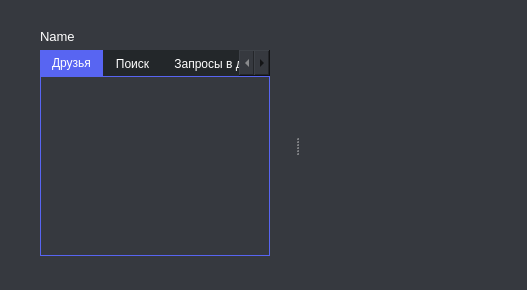
<?xml version="1.0" encoding="UTF-8"?>
<ui version="4.0">
 <class>MainWindow</class>
 <widget class="QMainWindow" name="MainWindow">
  <property name="windowModality">
   <enum>Qt::WindowModal</enum>
  </property>
  <property name="geometry">
   <rect>
    <x>0</x>
    <y>0</y>
    <width>527</width>
    <height>290</height>
   </rect>
  </property>
  <property name="windowTitle">
   <string>Мессенджер</string>
  </property>
  <property name="styleSheet">
   <string notr="true">background-color: #212121;</string>
  </property>
  <widget class="QWidget" name="centralwidget">
   <property name="sizePolicy">
    <sizepolicy hsizetype="Expanding" vsizetype="Expanding">
     <horstretch>0</horstretch>
     <verstretch>0</verstretch>
    </sizepolicy>
   </property>
   <property name="styleSheet">
    <string notr="true">background-color: #36393f;</string>
   </property>
   <layout class="QFormLayout" name="formLayout">
    <item row="1" column="1">
     <widget class="QSplitter" name="splitter">
      <property name="sizePolicy">
       <sizepolicy hsizetype="Expanding" vsizetype="Expanding">
        <horstretch>0</horstretch>
        <verstretch>0</verstretch>
       </sizepolicy>
      </property>
      <property name="orientation">
       <enum>Qt::Horizontal</enum>
      </property>
      <widget class="QWidget" name="layoutWidget">
       <layout class="QVBoxLayout" name="verticalLayout" stretch="0,0,0">
        <property name="leftMargin">
         <number>25</number>
        </property>
        <property name="rightMargin">
         <number>25</number>
        </property>
        <property name="bottomMargin">
         <number>25</number>
        </property>
        <item>
         <widget class="QLabel" name="users">
          <property name="text">
           <string/>
          </property>
         </widget>
        </item>
        <item>
         <widget class="QLabel" name="welcome">
          <property name="font">
           <font>
            <pointsize>10</pointsize>
           </font>
          </property>
          <property name="styleSheet">
           <string notr="true">color: #fff;</string>
          </property>
          <property name="text">
           <string>Name</string>
          </property>
         </widget>
        </item>
        <item>
         <widget class="QTabWidget" name="tabWidget">
          <property name="styleSheet">
           <string notr="true">QTabWidget::pane {
border: 1px solid #5865f2;
color: #fff;
}

QTabBar::tab:selected{
background-color: #5865f2;
}

QTabBar::tab{
color: #fff;
background-color: #23272a;
}</string>
          </property>
          <property name="currentIndex">
           <number>0</number>
          </property>
          <widget class="QWidget" name="tab">
           <attribute name="title">
            <string>Друзья</string>
           </attribute>
           <layout class="QVBoxLayout" name="verticalLayout_3">
            <item>
             <widget class="QListWidget" name="profiles">
              <property name="styleSheet">
               <string notr="true">QListWidget{
border: 0px solid #212121;
}

QListWiget::item:hover{
background-color: #393c42;
}


 QScrollBar:vertical {
     background: transparent;
     width: 15px;
     margin: 22px 0 22px 0;
 }
 QScrollBar::handle:vertical {
     background: #4a4d52;
     max-width: 2px;
     min-height: 40px;
	border-radius: 5%;
 }
 QScrollBar::add-line:vertical {
     background: transparent;
    max-height: 0px;

 }

 QScrollBar::sub-line:vertical {
     background: transparent;
	max-height: 0px;

 }


 QScrollBar::add-page:vertical, QScrollBar::sub-page:vertical {
     background: none;
 }


  QScrollBar:horizontal {
     background: transparent;
     width: 15px;
     margin: 22px 0 22px 0;
 }
 QScrollBar::handle:horizontal {
     background: #4a4d52;
     max-width: 2px;
     min-height: 40px;
	border-radius: 5%;
 }
 QScrollBar::add-line:horizontal {
     background: transparent;
    max-height: 0px;

 }

 QScrollBar::sub-line:horizontal {
     background: transparent;
	max-height: 0px;

 }


 QScrollBar::add-page:horizontal, QScrollBar::sub-page:horizontal {
     background: none;
 }
</string>
              </property>
              <property name="sortingEnabled">
               <bool>false</bool>
              </property>
             </widget>
            </item>
           </layout>
          </widget>
          <widget class="QWidget" name="tab_5">
           <attribute name="title">
            <string>Поиск</string>
           </attribute>
           <layout class="QVBoxLayout" name="verticalLayout_8">
            <item>
             <layout class="QVBoxLayout" name="verticalLayout_9">
              <item>
               <layout class="QVBoxLayout" name="verticalLayout_2">
                <item>
                 <layout class="QHBoxLayout" name="horizontalLayout">
                  <item>
                   <widget class="QLineEdit" name="search_form">
                    <property name="styleSheet">
                     <string notr="true">background-color: #2f2f2f;
border-radius: 25px 25px 25px 25px;
color: #fff;
</string>
                    </property>
                   </widget>
                  </item>
                  <item>
                   <widget class="QPushButton" name="search_btn">
                    <property name="styleSheet">
                     <string notr="true">background-color: #6f6f6f;
font-size: 16px;
font-family: &quot;Roboto&quot;,-apple-system,apple color emoji,BlinkMacSystemFont,&quot;Segoe UI&quot;,Roboto,Oxygen-Sans,Ubuntu,Cantarell,&quot;Helvetica Neue&quot;,sans-serif;
color: #fff;</string>
                    </property>
                    <property name="text">
                     <string/>
                    </property>
                   </widget>
                  </item>
                 </layout>
                </item>
                <item>
                 <layout class="QHBoxLayout" name="horizontalLayout_2">
                  <item>
                   <widget class="QRadioButton" name="local_s">
                    <property name="styleSheet">
                     <string notr="true">color: #fff;</string>
                    </property>
                    <property name="text">
                     <string>Локальный</string>
                    </property>
                    <property name="checked">
                     <bool>true</bool>
                    </property>
                   </widget>
                  </item>
                  <item>
                   <widget class="QRadioButton" name="global_s">
                    <property name="styleSheet">
                     <string notr="true">color: #fff;</string>
                    </property>
                    <property name="text">
                     <string>Глобальный</string>
                    </property>
                   </widget>
                  </item>
                 </layout>
                </item>
               </layout>
              </item>
              <item>
               <widget class="QListWidget" name="search_results">
                <property name="styleSheet">
                 <string notr="true">border: 0px solid transparent;</string>
                </property>
               </widget>
              </item>
             </layout>
            </item>
           </layout>
          </widget>
          <widget class="QWidget" name="tab_2">
           <attribute name="title">
            <string>Запросы в друзья</string>
           </attribute>
           <layout class="QVBoxLayout" name="verticalLayout_4">
            <item>
             <widget class="QListWidget" name="friend_requests">
              <property name="styleSheet">
               <string notr="true">border: 0px solid transparent;</string>
              </property>
             </widget>
            </item>
           </layout>
          </widget>
         </widget>
        </item>
       </layout>
      </widget>
      <widget class="QWidget" name="layoutWidget">
       <layout class="QGridLayout" name="mms" rowstretch="0" rowminimumheight="0">
        <property name="sizeConstraint">
         <enum>QLayout::SetDefaultConstraint</enum>
        </property>
        <item row="0" column="0">
         <widget class="QListView" name="listView">
          <property name="styleSheet">
           <string notr="true">background-color: transparent;
border: 0px solid transparent;</string>
          </property>
         </widget>
        </item>
       </layout>
      </widget>
     </widget>
    </item>
   </layout>
  </widget>
 </widget>
 <resources/>
 <connections/>
</ui>
